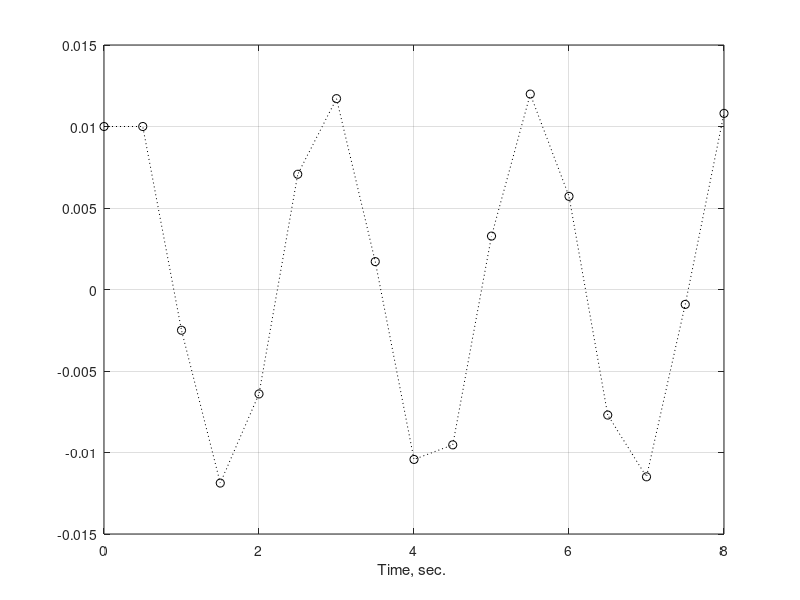

Recreate this plot in MATLAB.
clc
clear all
close all
x(1) = 0.01; % initial position, meters
v(1) = 0; % initial velocity, m/s
Deltat = 0.5; % time increment, s
x(2) = x(1) + v(1)*Deltat; 

k = 10; % Newtons / meter
m = 2; % kilograms

Tfinal = 8.0; % ending time, seconds
t = 0:Deltat:Tfinal; 
N = length(t); 
for j=3:N;
 x(j) = 2*x(j-1) - x(j-2) + Deltat*Deltat*(-1.0*k/m)*x(j-1);
 v(j-1) = (x(j) - x(j-2))/ (2*Deltat);
end

v(N) = (x(N)-x(N-1))/Deltat; 
figure; plot(t, x, 'ko:'); grid on; 
xlabel('Time, sec. ')
